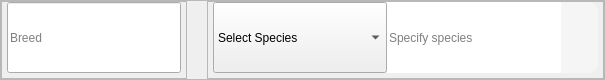
                   <widget class="QFrame" name="breedAndSpeciesFrame">
                    <property name="sizePolicy">
                     <sizepolicy hsizetype="Expanding" vsizetype="Expanding">
                      <horstretch>0</horstretch>
                      <verstretch>0</verstretch>
                     </sizepolicy>
                    </property>
                    <property name="minimumSize">
                     <size>
                      <width>0</width>
                      <height>50</height>
                     </size>
                    </property>
                    <property name="maximumSize">
                     <size>
                      <width>16777215</width>
                      <height>80</height>
                     </size>
                    </property>
                    <property name="frameShape">
                     <enum>QFrame::StyledPanel</enum>
                    </property>
                    <property name="frameShadow">
                     <enum>QFrame::Raised</enum>
                    </property>
                    <layout class="QHBoxLayout" name="horizontalLayout_21">
                     <property name="spacing">
                      <number>20</number>
                     </property>
                     <property name="leftMargin">
                      <number>0</number>
                     </property>
                     <property name="topMargin">
                      <number>0</number>
                     </property>
                     <property name="rightMargin">
                      <number>0</number>
                     </property>
                     <property name="bottomMargin">
                      <number>0</number>
                     </property>
                     <item>
                      <widget class="QFrame" name="frame_69">
                       <property name="frameShape">
                        <enum>QFrame::StyledPanel</enum>
                       </property>
                       <property name="frameShadow">
                        <enum>QFrame::Raised</enum>
                       </property>
                       <layout class="QHBoxLayout" name="horizontalLayout_83">
                        <property name="spacing">
                         <number>0</number>
                        </property>
                        <property name="leftMargin">
                         <number>5</number>
                        </property>
                        <property name="topMargin">
                         <number>0</number>
                        </property>
                        <property name="rightMargin">
                         <number>5</number>
                        </property>
                        <property name="bottomMargin">
                         <number>5</number>
                        </property>
                        <item>
                         <widget class="QLineEdit" name="breed">
                          <property name="sizePolicy">
                           <sizepolicy hsizetype="Expanding" vsizetype="Expanding">
                            <horstretch>0</horstretch>
                            <verstretch>0</verstretch>
                           </sizepolicy>
                          </property>
                          <property name="minimumSize">
                           <size>
                            <width>174</width>
                            <height>45</height>
                           </size>
                          </property>
                          <property name="styleSheet">
                           <string notr="true"/>
                          </property>
                          <property name="placeholderText">
                           <string>Breed</string>
                          </property>
                         </widget>
                        </item>
                       </layout>
                      </widget>
                     </item>
                     <item>
                      <widget class="QFrame" name="frame_59">
                       <property name="styleSheet">
                        <string notr="true"/>
                       </property>
                       <property name="frameShape">
                        <enum>QFrame::StyledPanel</enum>
                       </property>
                       <property name="frameShadow">
                        <enum>QFrame::Raised</enum>
                       </property>
                       <layout class="QHBoxLayout" name="horizontalLayout_82">
                        <property name="spacing">
                         <number>0</number>
                        </property>
                        <property name="leftMargin">
                         <number>5</number>
                        </property>
                        <property name="topMargin">
                         <number>0</number>
                        </property>
                        <property name="rightMargin">
                         <number>5</number>
                        </property>
                        <property name="bottomMargin">
                         <number>5</number>
                        </property>
                        <item>
                         <widget class="QComboBox" name="speciesComboBox">
                          <property name="sizePolicy">
                           <sizepolicy hsizetype="Expanding" vsizetype="Expanding">
                            <horstretch>0</horstretch>
                            <verstretch>0</verstretch>
                           </sizepolicy>
                          </property>
                          <property name="minimumSize">
                           <size>
                            <width>174</width>
                            <height>45</height>
                           </size>
                          </property>
                          <property name="styleSheet">
                           <string notr="true"/>
                          </property>
                          <property name="editable">
                           <bool>false</bool>
                          </property>
                          <property name="currentText">
                           <string>Select Species</string>
                          </property>
                          <property name="currentIndex">
                           <number>0</number>
                          </property>
                          <item>
                           <property name="text">
                            <string>Select Species</string>
                           </property>
                          </item>
                          <item>
                           <property name="text">
                            <string>Cat</string>
                           </property>
                          </item>
                          <item>
                           <property name="text">
                            <string>Dog</string>
                           </property>
                          </item>
                          <item>
                           <property name="text">
                            <string>Others</string>
                           </property>
                          </item>
                         </widget>
                        </item>
                        <item>
                         <widget class="QLineEdit" name="otherSpeciesLineEdit">
                          <property name="sizePolicy">
                           <sizepolicy hsizetype="Expanding" vsizetype="Expanding">
                            <horstretch>0</horstretch>
                            <verstretch>0</verstretch>
                           </sizepolicy>
                          </property>
                          <property name="minimumSize">
                           <size>
                            <width>174</width>
                            <height>45</height>
                           </size>
                          </property>
                          <property name="styleSheet">
                           <string notr="true">QLineEdit#otherSpeciesLineEdit{
	border-top-right-radius:none;
	border-bottom-right-radius:none;
}</string>
                          </property>
                          <property name="placeholderText">
                           <string>Specify species</string>
                          </property>
                         </widget>
                        </item>
                        <item>
                         <widget class="QPushButton" name="clearSpeciesBtn">
                          <property name="sizePolicy">
                           <sizepolicy hsizetype="Minimum" vsizetype="Expanding">
                            <horstretch>0</horstretch>
                            <verstretch>0</verstretch>
                           </sizepolicy>
                          </property>
                          <property name="minimumSize">
                           <size>
                            <width>0</width>
                            <height>45</height>
                           </size>
                          </property>
                          <property name="styleSheet">
                           <string notr="true">background-color:rgb(245, 245, 245);
border:none;
margin:0;
padding:0;
padding-right:5px;
border-top-right-radius:10px;
border-bottom-right-radius:10px;</string>
                          </property>
                          <property name="text">
                           <string/>
                          </property>
                          <property name="icon">
                           <iconset resource="../resource.qrc">
                            <normaloff>:/Icons/Icons/close.png</normaloff>:/Icons/Icons/close.png</iconset>
                          </property>
                          <property name="iconSize">
                           <size>
                            <width>25</width>
                            <height>25</height>
                           </size>
                          </property>
                         </widget>
                        </item>
                       </layout>
                      </widget>
                     </item>
                    </layout>
                   </widget>
